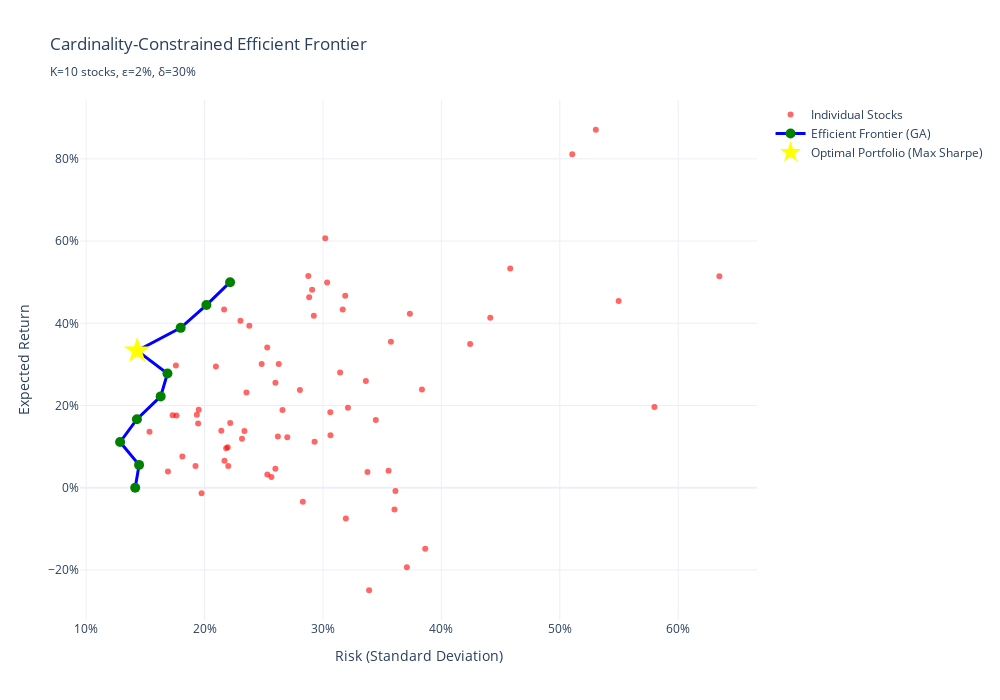

The cell this chart's notebook holds for it:
### Markdown cell above
## Step 4: Interactive Efficient Frontier (Plotly)

### Code cell
# Create interactive efficient frontier plot
fig = go.Figure()

# Add individual stocks
stock_risks = np.sqrt(np.diag(cov_matrix.values))
stock_returns = expected_returns.values
fig.add_trace(go.Scatter(
    x=stock_risks,
    y=stock_returns,
    mode='markers',
    name='Individual Stocks',
    marker=dict(size=6, color='red', opacity=0.6),
    text=stock_names,
    hovertemplate='<b>%{text}</b><br>Risk: %{x:.2%}<br>Return: %{y:.2%}<extra></extra>'
))

# Add efficient frontier
fig.add_trace(go.Scatter(
    x=frontier_risks,
    y=frontier_returns,
    mode='lines+markers',
    name='Efficient Frontier (GA)',
    line=dict(color='blue', width=3),
    marker=dict(size=10, color='green'),
    hovertemplate='Risk: %{x:.2%}<br>Return: %{y:.2%}<extra></extra>'
))

# Find and highlight optimal portfolio (max Sharpe ratio)
risk_free_rate = 0.02
sharpe_ratios = [(r - risk_free_rate) / s if s > 0 else 0 for r, s in zip(frontier_returns, frontier_risks)]
best_idx = np.argmax(sharpe_ratios)
best_risk = frontier_risks[best_idx]
best_return = frontier_returns[best_idx]
best_sharpe = sharpe_ratios[best_idx]

fig.add_trace(go.Scatter(
    x=[best_risk],
    y=[best_return],
    mode='markers',
    name='Optimal Portfolio (Max Sharpe)',
    marker=dict(size=20, color='yellow', symbol='star'),
    hovertemplate=f'<b>Optimal Portfolio</b><br>Risk: %{{x:.2%}}<br>Return: %{{y:.2%}}<br>Sharpe: {best_sharpe:.3f}<extra></extra>'
))

# Update layout
fig.update_layout(
    title=f'Cardinality-Constrained Efficient Frontier<br><sub>K={K} stocks, ε={epsilon:.0%}, δ={delta:.0%}</sub>',
    xaxis_title='Risk (Standard Deviation)',
    yaxis_title='Expected Return',
    hovermode='closest',
    width=1000,
    height=700,
    template='plotly_white',
    xaxis=dict(tickformat='.0%'),
    yaxis=dict(tickformat='.0%'),
    font=dict(size=12)
)

fig.show()

### Figure 1 — Plotly figure (JSON) as saved in the notebook; plotly's stock layout.template omitted (floating-point values rounded to 4 significant figures)
{"data": [{"hovertemplate": "<b>%{text}</b><br>Risk: %{x:.2%}<br>Return: %{y:.2%}<extra></extra>", "marker": {"color": "red", "opacity": 0.6, "size": 6}, "mode": "markers", "name": "Individual Stocks", "text": ["AAPL", "ABBV", "ADBE", "AMAT", "AMD", "AMGN", "AMZN", "ASML", "AVGO", "BA", "BAC", "BLK", "CAT", "CME", "COP", "CRM", "CSCO", "CVX", "EOG", "GD", "GE", "GILD", "GOOGL", "GS", "HAL", "HD", "HON", "INTC", "INTU", "ITW", "JNJ", "JPM", "KO", "LLY", "LMT", "LOW", "LRCX", "MA", "MCD", "META", "MMM", "MPC", "MRK", "MS", "MSFT", "NFLX", "NKE", "NOC", "NVDA", "OKE", "PEP", "PFE", "PG", "PSX", "QCOM", "RTX", "SBUX", "SCHW", "SLB", "TJX", "TMO", "TSLA", "TXN", "UNH", "V", "VLO", "VRTX", "WFC", "WMT", "XOM"], "x": [0.2805, 0.2482, 0.339, 0.4413, 0.5497, 0.2658, 0.3145, 0.4243, 0.5304, 0.3612, 0.2529, 0.2354, 0.2909, 0.1763, 0.283, 0.3376, 0.2096, 0.2196, 0.2564, 0.1951, 0.3019, 0.2627, 0.3035, 0.2876, 0.3604, 0.2183, 0.2168, 0.5799, 0.2929, 0.1924, 0.1731, 0.2378, 0.1535, 0.3574, 0.22, 0.2337, 0.4581, 0.1935, 0.1813, 0.3734, 0.3167, 0.3211, 0.2598, 0.2884, 0.2217, 0.3188, 0.3708, 0.2316, 0.5105, 0.2619, 0.1975, 0.253, 0.1691, 0.3063, 0.3836, 0.2303, 0.3554, 0.2599, 0.3193, 0.1758, 0.2699, 0.6348, 0.3446, 0.3863, 0.1946, 0.3362, 0.3062, 0.2923, 0.2165, 0.2142], "y": [0.2376, 0.3013, -0.2494, 0.4137, 0.4543, 0.1888, 0.2805, 0.3497, 0.8708, -0.008016, 0.3413, 0.2316, 0.4815, 0.1759, -0.03391, 0.03808, 0.2948, 0.09827, 0.02593, 0.1897, 0.6069, 0.3009, 0.4992, 0.5148, -0.05294, 0.09607, 0.06586, 0.1965, 0.1118, 0.05293, 0.1762, 0.3941, 0.1365, 0.3554, 0.0529, 0.1383, 0.5333, 0.1777, 0.07604, 0.4234, 0.4336, 0.1945, 0.04627, 0.4634, 0.1573, 0.4672, -0.1936, 0.1194, 0.8111, 0.1244, -0.01335, 0.03197, 0.03969, 0.1279, 0.2391, 0.4065, 0.0413, 0.2553, -0.07506, 0.2976, 0.1229, 0.5143, 0.1649, -0.1483, 0.1565, 0.2599, 0.1838, 0.4181, 0.4335, 0.1385], "type": "scatter"}, {"hovertemplate": "Risk: %{x:.2%}<br>Return: %{y:.2%}<extra></extra>", "line": {"color": "blue", "width": 3}, "marker": {"color": "green", "size": 10}, "mode": "lines+markers", "name": "Efficient Frontier (GA)", "x": [0.1414, 0.1447, 0.1287, 0.1429, 0.163, 0.1687, 0.1431, 0.1799, 0.2016, 0.2216], "y": [-1.47e-06, 0.05556, 0.1111, 0.1667, 0.2222, 0.2778, 0.3333, 0.3889, 0.4444, 0.5], "type": "scatter"}, {"hovertemplate": "<b>Optimal Portfolio</b><br>Risk: %{x:.2%}<br>Return: %{y:.2%}<br>Sharpe: 2.189<extra></extra>", "marker": {"color": "yellow", "size": 20, "symbol": "star"}, "mode": "markers", "name": "Optimal Portfolio (Max Sharpe)", "x": [0.1431], "y": [0.3333], "type": "scatter"}], "layout": {"xaxis": {"title": {"text": "Risk (Standard Deviation)"}, "tickformat": ".0%"}, "yaxis": {"title": {"text": "Expected Return"}, "tickformat": ".0%"}, "font": {"size": 12}, "title": {"text": "Cardinality-Constrained Efficient Frontier<br><sub>K=10 stocks, ε=2%, δ=30%</sub>"}, "hovermode": "closest", "width": 1000, "height": 700}}
